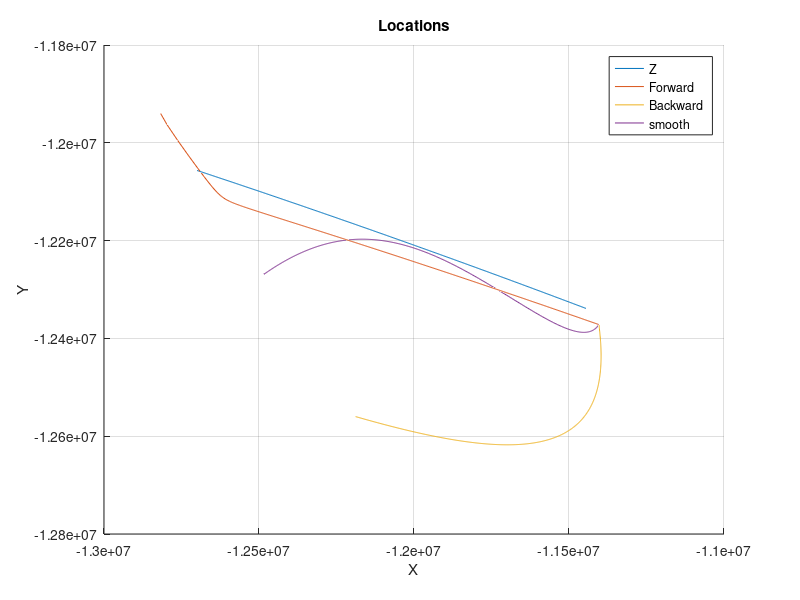
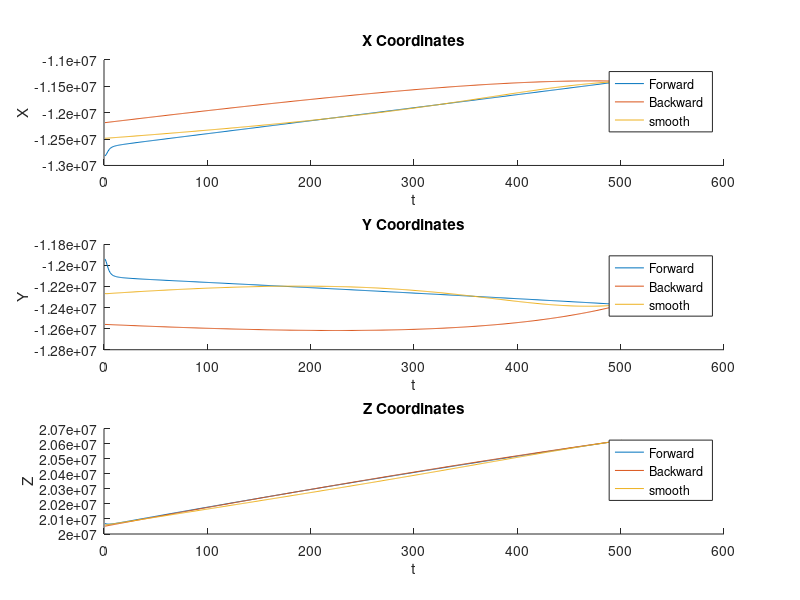
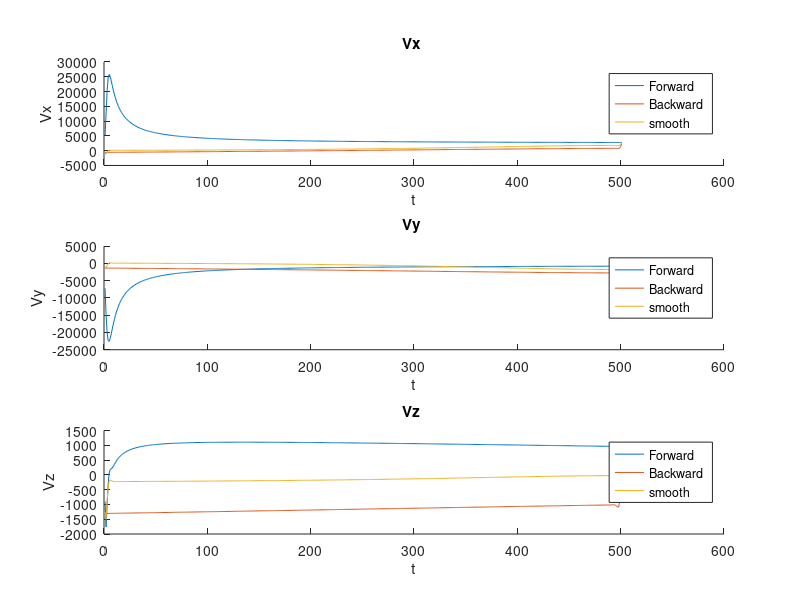
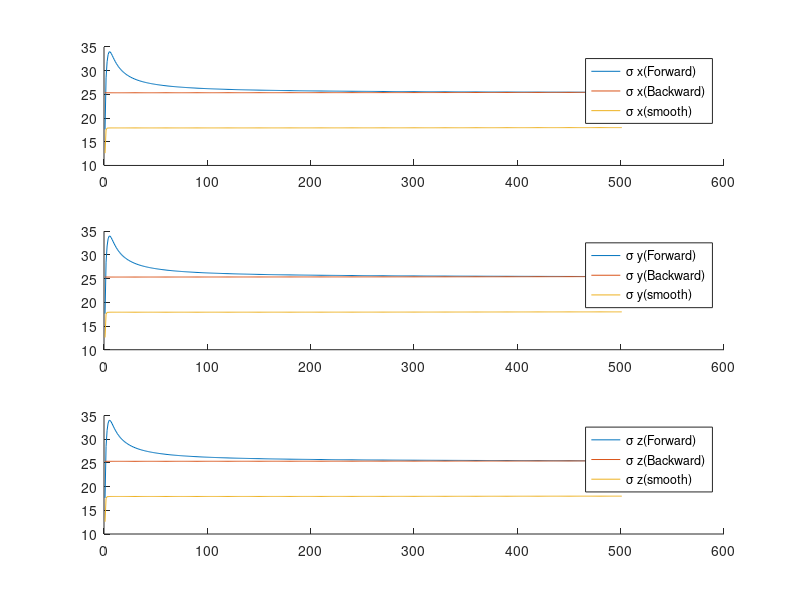

These figures' MATLAB source, in order:
% DSE Lab4
% Xiao Tianqi
% 3371477
% 17.6.2019

close all
clear
clc
%% Observations
Z=load('exampleKF2.txt')';

H=[1 0 0 0 0 0;
   0 1 0 0 0 0;
   0 0 1 0 0 0];
% covariance
R=eye(3,3)*50*50;
%% Prediction
n = 30;
GM=3.986005*1e14;
x0=[-12823317 -11933101 20070042 2000 -1000 1000]';
xnn=x0;
G=n*[0 0 0 1 1 1]';
Sigma0=diag([10,10,10,100,100,100]);
Pnn=Sigma0;
x_pre=[];
x_fwd=[];
P_pre=[];
P_fwd=[];
I = eye(6,6);
%% Forward Karman filter
dt = 1;
for i = 1:length(Z)
a=-GM/(sqrt(xnn(1)^2+xnn(2)^2+xnn(3)^2)^3);
F=[ 0 0 0 1 0 0
    0 0 0 0 1 0
    0 0 0 0 0 1
    a 0 0 0 0 0
    0 a 0 0 0 0
    0 0 a 0 0 0 ];
% get Q and Phi
A=[-F G*G';
    zeros(size(F)) F']*dt;
B=expm(A);
Phi = B(1+length(A)/2:length(A),1+length(A)/2:length(A))';
Q= Phi*B(1:length(A)/2,1+length(A)/2:length(A));
% apply filter
    xnn_p= Phi*xnn;
    Pnn_p= Phi*Pnn*Phi'+Q;
    K= Pnn_p*H'*(H*Pnn_p*H'+ R)^(-1);
    xnn=xnn_p+K*(Z(:,i)-H*xnn_p);
    Pnn=(I-K*H)*Pnn_p;
    % save result 
    x_pre=[x_pre xnn_p];
    x_fwd=[x_fwd xnn];
    Sigma_fwd(:,i)=sqrt(diag(Pnn));
    P_fwd=[P_fwd Pnn];
 
end

%% Backward Karman Filter
dt = 1;
% xnn =x_fwd(:,length(x_fwd));
% Pnn =Sigma0; 
x_bwd=[];
P_bwd=[];
for i = 1:length(Z)
a=-GM/(sqrt(xnn(1)^2+xnn(2)^2+xnn(3)^2)^3);
F=[ 0 0 0 1 0 0
    0 0 0 0 1 0
    0 0 0 0 0 1
    a 0 0 0 0 0
    0 a 0 0 0 0
    0 0 a 0 0 0 ];
% get Q and Phi
A=[-F G*G';zeros(size(F)) F']*dt;
B=expm(A);
Phi = B(1+length(A)/2:length(A),1+length(A)/2:length(A))';% B22
Q= Phi*B(1:length(A)/2,1+length(A)/2:length(A)); % B12
% apply filter
    xnn_p= Phi*xnn;
    Pnn_p= Phi*Pnn*Phi'+Q;
    K= Pnn_p*H'*(H*Pnn_p*H'+ R)^-1;
    xnn=xnn_p+K*(Z(:,length(Z)-i+1)-H*xnn_p);
    Pnn=(I-K*H)*Pnn_p;
    x_bwd=[xnn x_bwd];
    P_bwd=[Pnn P_bwd];
    Sigma_bwd(:,length(Z)-i+1)=sqrt(diag(Pnn));

end

%% smooth filter
x=[];
Sigma=[];
for i = 1:length(Z)
    Pf= P_fwd(:,(i-1)*6+1:i*6);
    Pb= P_bwd(:,(i-1)*6+1:i*6);
    Pn= (Pf^-1+Pb^-1)^-1;
    Xn= Pn*(Pf^-1*x_fwd(:,i)+Pb^-1*x_bwd(:,i));
    x=[x Xn];
%     xf=x_fwd(:,i)
%     xb=x_bwd(:,i)
    Sigma=[Sigma sqrt(diag(Pn))];
    
end

%% Plot Coordinates
% 3D View
figure
hold on
plot3(Z(1,:)',Z(2,:)',Z(3,:)');
plot3(x_fwd(1,:)',x_fwd(2,:)',x_fwd(3,:)');
plot3(x_bwd(1,:)',x_bwd(2,:)',x_bwd(3,:)');
plot3(x(1,:)',x(2,:)',x(3,:)')
legend('Z','Forward ','Backward','smooth ');
axis normal
grid on
% view(37.5, 30)
xlabel('X');ylabel('Y');zlabel('Z')
title('Locations')
% Each direction
figure
subplot(3,1,1)
hold on
plot(1:length(Z),x_fwd(1,:));
plot(1:length(Z),x_bwd(1,:));
plot(1:length(Z),x(1,:));
xlabel('t');ylabel('X')
legend('Forward ','Backward','smooth ');
title('X Coordinates')

subplot(3,1,2)
hold on
plot(1:length(Z),x_fwd(2,:));
plot(1:length(Z),x_bwd(2,:));
plot(1:length(Z),x(2,:));
xlabel('t');ylabel('Y')
legend('Forward ','Backward','smooth ');
title('Y Coordinates')

subplot(3,1,3)
hold on
plot(1:length(Z),x_fwd(3,:));
plot(1:length(Z),x_bwd(3,:));
plot(1:length(Z),x(3,:));
xlabel('t');ylabel('Z')
legend('Forward ','Backward','smooth ');
title('Z Coordinates')

% Plot Velocity
figure
hold on

subplot(3,1,1)
hold on
plot(1:length(Z),x_fwd(4,:));
plot(1:length(Z),x_bwd(4,:));
plot(1:length(Z),x(4,:));
title('Vx ')
xlabel('t');ylabel('Vx')
legend('Forward ','Backward','smooth ');

subplot(3,1,2)
hold on
plot(1:length(Z),x_fwd(5,:));
plot(1:length(Z),x_bwd(5,:));
plot(1:length(Z),x(5,:));
legend('Forward ','Backward','smooth ');
xlabel('t');ylabel('Vy')
title('Vy ')

subplot(3,1,3)
hold on
plot(1:length(Z),x_fwd(6,:));
plot(1:length(Z),x_bwd(6,:));
plot(1:length(Z),x(6,:));
legend('Forward ','Backward','smooth ');
xlabel('t');ylabel('Vz')
title('Vz ')

% Plot variance
figure
subplot(3,1,1)
hold on
plot(1:length(Z),Sigma_fwd(1,:));
plot(1:length(Z),Sigma_bwd(1,:));
plot(1:length(Z),Sigma(1,:));
legend('\sigma x(Forward) ','\sigma x(Backward)','\sigma x(smooth) ');

subplot(3,1,2)
hold on
plot(1:length(Z),Sigma_fwd(2,:));
plot(1:length(Z),Sigma_bwd(2,:));
plot(1:length(Z),Sigma(2,:));
legend('\sigma y(Forward) ','\sigma y(Backward)','\sigma y(smooth) ');

subplot(3,1,3)
hold on
plot(1:length(Z),Sigma_fwd(3,:));
plot(1:length(Z),Sigma_bwd(3,:));
plot(1:length(Z),Sigma(3,:));
legend('\sigma z(Forward) ','\sigma z(Backward)','\sigma z(smooth) ');
